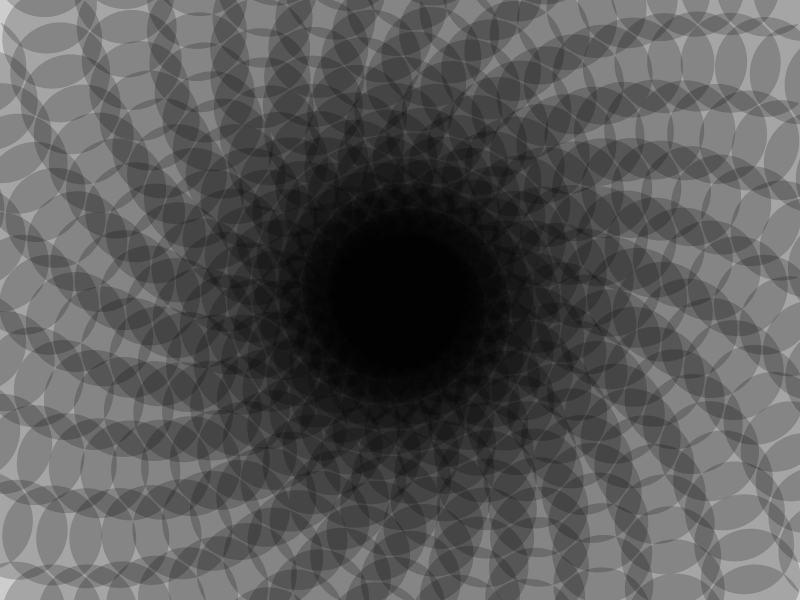
Frame 1 (no input)
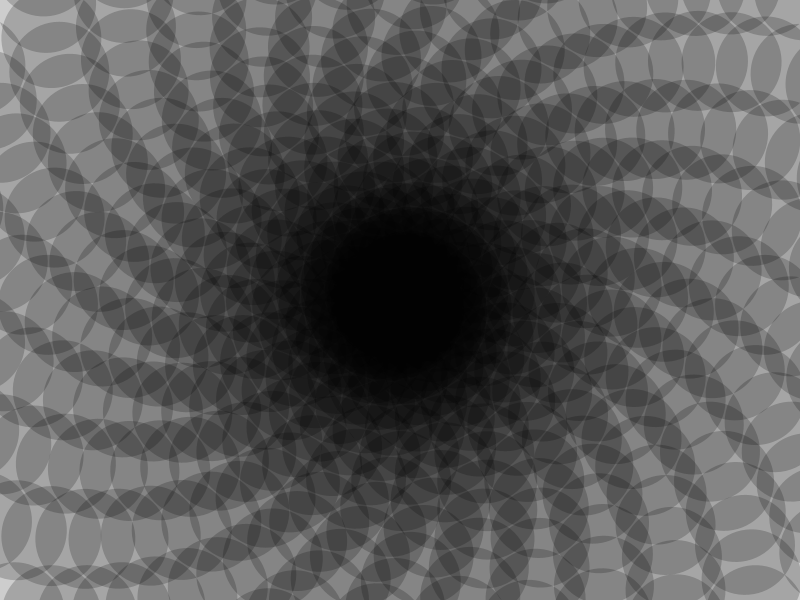
Frame 60 (the mouse pressed at the canvas centre just before this capture)
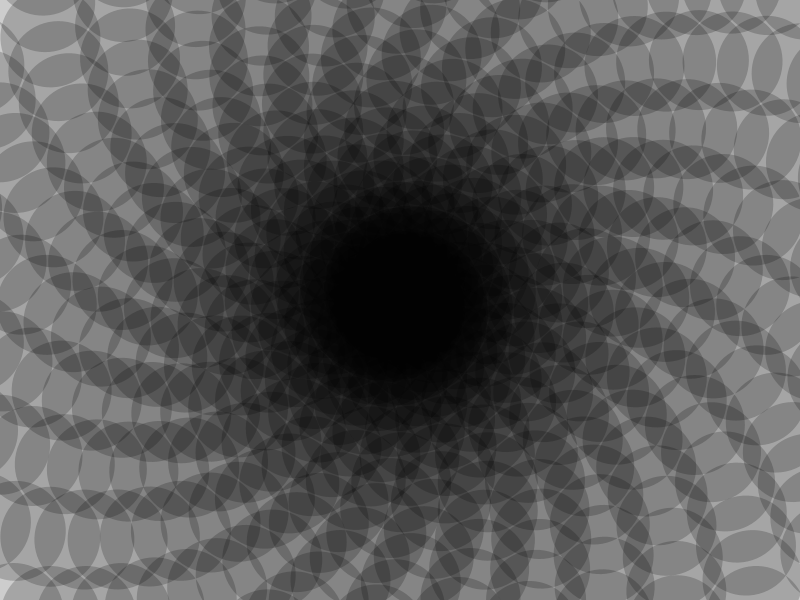
Frame 120 (the mouse held since frame 60 and released just before this capture)

The Processing sketch that drew these frames (run headless with seeded random() and noise(); from frame 60 on, the mouse is pressed at the canvas centre):

// Processing sketch: tp2
// ── tp2.pde
float altura;
float escala;
float angulo;
float incremento;
float x;
float y;
int numero;

float sumaescala;
float centro;
float crecimiento;
float sumacrecimiento;
float rotacion;
void setup(){
size(800,600);
altura=height/2;
centro=10;
angulo=0;
incremento=PI/30;
escala=0.01;
sumaescala=0.15;
crecimiento=100;
sumacrecimiento=0.03;;
background(255);
numero=500;
}


void draw(){
  background(255);
  stroke(0,0);
  fill(0,50);
 translate(width/2,height/2);
 

println(escala);
if(escala>2.360){
sumaescala=sumaescala*-1;
}else if(escala<0){
sumaescala=sumaescala*-1;
}


  
  
  x=centro+(cos(angulo)*escala);
y=altura  +(sin(angulo)*escala);
angulo=angulo+incremento;
escala=escala+sumaescala;


  for(int i = 0; i < numero; i++){
   rotate(442);
    ellipse(x+i, 0, 100,100);
   
   
   
 
 }

}
